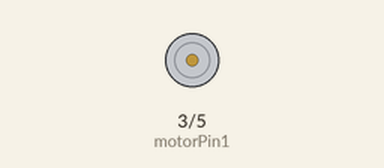
Bench run of a sketch on a simulated Arduino Uno, built with avr-gcc and run on an emulated ATmega328P. Shown: motor-driver pin pairs drawn as motors (green arrow = first pin HIGH = forward, orange = second pin HIGH = backward, longer = more drive). Random numbers use the default seed unless the sketch sets one; what the sketch prints to the serial monitor is not drawn.

Above: at 0.5 s.
At 22.9 s:
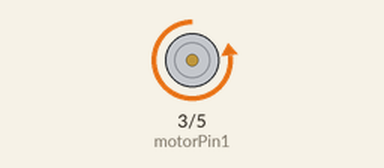
At 37.7 s:
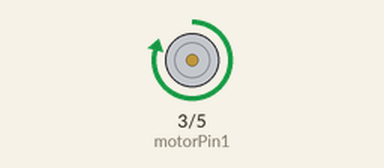
Timing chart, 0 to 40.4 s (numbered marks = the images above):
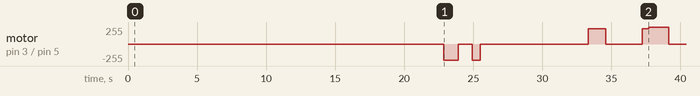

The sketch:

stoelhalloween.ino
```cpp
#include <math.h>

float x;
int o3, o5, o6, i, loopnum;
const int Reset =  4;
int i2 = 0;
//const int potPin1 = A0;
//const int potPin2 = A1;
//const int potPin3 = A2;
//const int potPin4 = A3;
//const int potPin5 = A4;
const int motorPin1 = 3;
const int motorPin2 = 5;
//int scene;
long previousMillis = 0;                           // will store last time LED was updated
long previousIntervalMillis = 0;                   // will store last time LED was updated
long previousIronBoardThresholdIntervalMillis = 0; // will store last time LED was updated
long previousMattressThresholdIntervalMillis = 0;  // will store last time LED was updated
// the follow variables is a long because the time, measured in miliseconds,
// will quickly become a bigger number than can be stored in an int.
long interval = 200;
long interval_interval = 1600;
long ironboard_threshold_interval = 200;
int iron_board_threshold = 200;
long maitresse_threshold_interval = 100;
int maitresse_threshold = 180;
byte perm[] = {151, 160, 137, 91, 90, 15, 131, 13, 201, 95, 96,
               53, 194, 233, 7, 225, 140, 36, 103, 30, 69, 142, 8, 99, 37, 240, 21, 10, 23, 190, 6,
               148, 247, 120, 234, 75, 0, 26, 197, 62, 94, 252, 219, 203, 117, 35, 11, 32, 57, 177,
               33, 88, 237, 149, 56, 87, 174, 20, 125, 136, 171, 168, 68, 175, 74, 165, 71, 134, 139,
               48, 27, 166, 77, 146, 158, 231, 83, 111, 229, 122, 60, 211, 133, 230, 220, 105, 92,
               41, 55, 46, 245, 40, 244, 102, 143, 54, 65, 25, 63, 161, 1, 216, 80, 73, 209, 76, 132,
               187, 208, 89, 18, 169, 200, 196, 135, 130, 116, 188, 159, 86, 164, 100, 109, 198,
               173, 186, 3, 64, 52, 217, 226, 250, 124, 123, 5, 202, 38, 147, 118, 126, 255, 82, 85,
               212, 207, 206, 59, 227, 47, 16, 58, 17, 182, 189, 28, 42, 223, 183, 170, 213, 119,
               248, 152, 2, 44, 154, 163, 70, 221, 153, 101, 155, 167, 43, 172, 9, 129, 22, 39, 253,
               19, 98, 108, 110, 79, 113, 224, 232, 178, 185, 112, 104, 218, 246, 97, 228, 251, 34,
               242, 193, 238, 210, 144, 12, 191, 179, 162, 241, 81, 51, 145, 235, 249, 14, 239, 107,
               49, 192, 214, 31, 181, 199, 106, 157, 184, 84, 204, 176, 115, 121, 50, 45, 127, 4,
               150, 254, 138, 236, 205, 93, 222, 114, 67, 29, 24, 72, 243, 141, 128, 195, 78, 66,
               215, 61, 156, 180
              };

void setup()
{

  digitalWrite(4, HIGH);
  delay(200);
  pinMode(4, OUTPUT);
  delay(200);
  i2 = 0;
  Serial.begin(9600);
  pinMode(3, OUTPUT);
  pinMode(5, OUTPUT);

  //  digitalWrite(3, LOW);
  //  digitalWrite(5, LOW);
  //  digitalWrite(6, LOW);
  //  digitalWrite(9, LOW);
  //  digitalWrite(10, LOW);
}
int NewValue;
void loop()
{
  //long interval = map(analogRead(potPin1), 0, 1024, 1, 20);
  //long interval_interval = map(analogRead(potPin2), 0, 1024, 50, 500);
  //int iron_board_threshold = map(analogRead(potPin3), 0, 1024, 0, 255);
  //1int maitresse_threshold = map(analogRead(potPin4), 0, 1024, 0, 255);
  //int rake_threshold = map(analogRead(potPin5), 0, 1024, 0, 255);
  unsigned long currentMillis = millis();

  if (currentMillis - previousMillis > interval)
  {
    // save the last time you blinked the LED
    previousMillis = currentMillis;
    x = float(currentMillis) / 200.0f;
    o5 = fastFloor(128 * generate(x + 5728) + 128);
    o6 = fastFloor(128 * generate(x) + 128);
    o3 = fastFloor(128 * generate(x + 19082) + 128);
    int OldRange = 255;
    int NewMin = 25;

    loopnum = map(o6, 0, 255, 200, 1200);
    for (i = 0; i < loopnum; i++)
    {
      int mattress = mattress_func(o3, maitresse_threshold);
      int iron_board = ironboard(o5, iron_board_threshold);
      //    if (scene == 0)
      //    {
      //    }
      //    else if (scene == 1)
      //    {
      //      mattress = 0;
      //      iron_board = 0;
      //      chair = 0;
      //    }
      //    else if (scene == 2)
      //    {
      //      chair = 0;
      //      rake = 0;
      //      broom = 0;
      //    }
      //    else if (scene == 3)
      //    {
      //      iron_board = 0;
      //      chair = 0;
      //      broom = 0;
      //    }
      //    else if (scene == 4)
      //    {
      //      rake = 0;
      //      broom = 0;
      //      mattress = 0;
      //      iron_board = 0;
      //    }
      //    else if (scene == 5)
      //    {
      //      rake = 0;
      //      broom = 0;
      //      mattress = 0;
      //      chair = 0;
      //    }
      //    else if (scene == 6)
      //    {
      //      rake = 0;
      //      broom = 0;
      //      mattress = 0;
      //      chair = 0;
      //      iron_board = 0;
      //    }
      analogWrite(motorPin2, mattress);
      analogWrite(motorPin1, iron_board);
      //        Serial.println(i2);
//      Serial.println(o3);
//      Serial.print(",");
//      Serial.print(o5);
//      Serial.print(",");
//      Serial.print(o6);
//      Serial.print(",");
      //    Serial.println(scene);
      //      Serial.print(",");
      //      Serial.print(broom);
      //      Serial.print(",");
      //      Serial.print(rake);
      //      Serial.print(",");
      //      Serial.print(mattress);
      //      Serial.print(",");
      //      Serial.print(iron_board);
      //      Serial.print(",");
      //      Serial.print(chair);
      //      Serial.print(",");
      //  }
      //
      //    if (scene == 4 || scene == 5)
      //    {
      //      scene++;
      //    }
      //    else if (scene == 6)
      //    {
      //      scene = 0;
      //    }
      //    else
      //    {
      //      scene = random(0, 6);
      //    }
    }
    //    Serial.println("Resetting now");
    //    delay(200);
    //    digitalWrite(Reset,LOW);
    if (currentMillis - previousIntervalMillis > interval_interval)
    {
      // save the last time you blinked the LED
      previousIntervalMillis = currentMillis;
      interval = map(o5, 0, 255, 200, 1500);
    }
    if (currentMillis - previousIronBoardThresholdIntervalMillis > ironboard_threshold_interval)
    {
      // save the last time you blinked the LED
      previousIronBoardThresholdIntervalMillis = currentMillis;
      iron_board_threshold = random(170, 240);
    }
    if (currentMillis - previousMattressThresholdIntervalMillis > maitresse_threshold_interval)
    {
      // save the last time you blinked the LED
      previousMattressThresholdIntervalMillis = currentMillis;
      maitresse_threshold = random(190, 240);
    }
    if (i2 > 20000) {
      Serial.println("Resetting now");
      delay(200);
      digitalWrite(Reset, LOW);
    }
  }
        i2 ++;
        Serial.println(i2);
}

float generate(float x)
{
  int i0 = fastFloor(x);
  int i1 = i0 + 1;
  float x0 = x - i0;
  float x1 = x0 - 1.0f;

  float n0, n1;

  float t0 = 1.0f - x0 * x0;
  t0 *= t0;
  n0 = t0 * t0 * grad(perm[i0 & 0xff], x0);

  float t1 = 1.0f - x1 * x1;
  t1 *= t1;
  n1 = t1 * t1 * grad(perm[i1 & 0xff], x1);
  // The maximum value of this noise is 8*(3/4)^4 = 2.53125
  // A factor of 0.395 scales to fit exactly within [-1,1]
  return 0.395f * (n0 + n1);
}

int fastFloor(float x)
{
  return (x > 0) ? ((int)x) : (((int)x) - 1);
}

float grad(int hash, float x)
{
  int h = hash & 15;
  float grad = 1.0f + (h & 7); // Gradient value 1.0, 2.0, ..., 8.0
  if ((h & 8) != 0)
    grad = -grad;    // Set a random sign for the gradient
  return (grad * x); // Multiply the gradient with the distance
}

int ironboard(int raw_value, int threshold)
{
  int NewValue;
  if (raw_value < threshold)
  {
    NewValue = 0;
  }
  else
  {
    NewValue = raw_value;
    NewValue = map(raw_value, 0, 255, 100, 255);
  }
  return NewValue;
}

int mattress_func(int raw_value, int threshold)
{
  int NewValue;
  if (raw_value < threshold)
  {
    NewValue = 0;
  }
  else
  {
    NewValue = map(raw_value, 0, 255, 120, 255);
  }
  return NewValue;
}
```

Measured:
- by itself, motor on pin 3 (motorPin1) / pin 5 (motorPin2): stopped → backward 242/255 at 22.9 s, → stopped 1.0 s later, → backward 242/255 1.0 s later, → stopped 0.57 s later, … (9 changes in this stretch)
